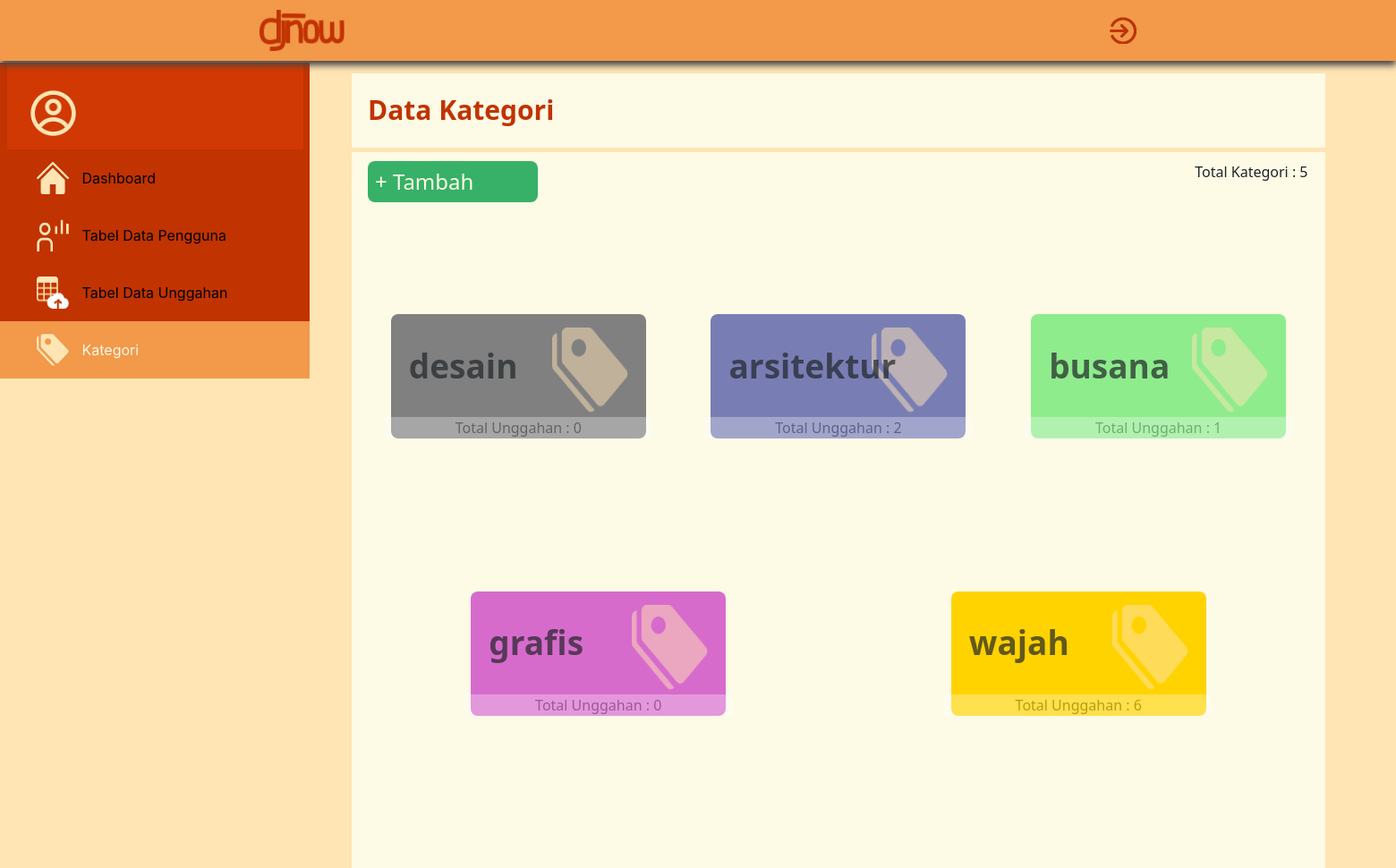
The app's page /index.php/admin/kategori with its own data.
### tables this page shows
CREATE TABLE `kategori_postingan` (
  `id` int(11) NOT NULL,
  `nama` varchar(100) NOT NULL DEFAULT 'desain',
  `warna` varchar(100) NOT NULL DEFAULT 'grey',
  `logo` varchar(150) NOT NULL
);

### application/controllers/Admin.php (called while the page is built, shortened)
<?php
class Admin extends CI_Controller
{
  public function __construct()
  {
    $this->load->library('form_validation');
  }
  public function kategori()
  {
    $data['title'] = 'Kategori';
    $data['admin'] = $this->db->get_where('user', ['username' => $this->session->userdata('username')])->row_array();
    $data['user'] = $this->db->query("SELECT * FROM user")->result_array();
    $data['postingan'] = $this->db->query("SELECT * FROM postingan")->result_array();
    $data['kategori'] = $this->db->query("SELECT * FROM kategori_postingan")->result_array();
    $this->load->view('admin/kategori', $data);
  }
}

### index.php (called while the page is built, shortened)
<?php
require_once BASEPATH.'core/CodeIgniter.php';

### application/views/admin/kategori.php (the view, shortened to what this page needs)
<!doctype html>
<html lang="en">
    <head>
        <link href="https://maxcdn.bootstrapcdn.com/bootstrap/3.3.7/css/bootstrap.min.css" rel="stylesheet">
        <link rel="stylesheet" type="text/css" href="css/style.css">
        <link href="https://cdn.jsdelivr.net/npm/bootstrap@5.0.1/dist/css/bootstrap.min.css" rel="stylesheet">
    </head>
    <body>
        <nav class="navbar fixed-top navbar-light shadow bottom" style="border-radius: 0px; box-shadow: 0px 5px 7px 0px rgb(70, 70, 70) !important; background-color: #F2994A; height: 68px;">
          <div class="container-fluid" style="margin-left: 216px;">
            <div class="row">
              <div class="col" style="width:950px;">
                <a href="#">
                  <img src="<?= base_url('res'); ?>/logo.png" alt="DJNOW (Design Jaman Now)" width="95px" height="46px">
                </a>
              </div>
              <div class="col-4 text-end my-auto" style="width:auto; margin-right: 217px; ">
                <a href="<?= base_url('auth/logout'); ?>">
                  <img src="<?= base_url('res'); ?>/out.png" alt="DJNOW (Design Jaman Now)" width="30px" height="30px">
                </a>
              </div>
            </div>
        </nav>
        <div class="main-wrapper">
            <div class="section left col-sm-3" style=" background-color: #C13301;max-width: 346px !important;">
                <div class="half" style="margin: 0px;">
                    <div class="row">
                        <div class="col" style="max-width: 96px; background-color: #D03903;">
                          <img src="<?= base_url('res'); ?>/adminlogo.png" width="51px" height="51px" style="margin-bottom: 15px; margin-top: 31px; margin-left: 19px;">
                        </div>
                        <div class="col" style="max-width: auto !important; background-color: #D03903;">
                        </div>
                    </div>
                    <div class="row" style="margin-left: -15px !important; margin-right: -15px;">
                        <a class="col" type="button" href="<?= base_url('Admin'); ?>" style="max-width:96px; height: 64px; background-color: #C13301;">
                          <img src="<?= base_url('res'); ?>/dashboard.png" width="36px" height="36px" style="margin-top:14px; margin-left: 33px;">
                        </a>
                        <a class="col" type="button" href="<?= base_url('Admin'); ?>" style="text-decoration: none; height: 64px; background-color: #C13301;">
                          <div style="font-family: -apple-system, BlinkMacSystemFont, 'Segoe UI', Roboto, Oxygen, Ubuntu, Cantarell, 'Open Sans', 'Helvetica Neue', sans-serif; color: black; font-size: 16px; margin-left: -12px; margin-top: 20px;">
                            Dashboard
                          </div>
                        </a>
                    </div>
                    <div class="row" style="margin-left: -15px !important; margin-right: -15px;">
                        <a class="col" type="button" href="<?= base_url('Admin/tabel_pengguna'); ?>" style="max-width:96px; height: 64px; background-color: #C13301;">
                          <img src="<?= base_url('res'); ?>/pengguna.png" width="36px" height="36px" style="margin-top:14px; margin-left: 33px;">
                        </a>
                        <a class="col" type="button" href="<?= base_url('Admin/tabel_pengguna'); ?>"  style="text-decoration: none; height: 64px; background-color: #C13301;">
                          <div style=" font-family: -apple-system, BlinkMacSystemFont, 'Segoe UI', Roboto, Oxygen, Ubuntu, Cantarell, 'Open Sans', 'Helvetica Neue', sans-serif; color: black; font-size: 16px; margin-left: -12px; margin-top: 20px;">
                            Tabel Data Pengguna
                          </div>
                        </a>
                    </div>
                    <div class="row" style="margin-left: -15px !important; margin-right: -15px;">
                        <a class="col" type="button" href="<?= base_url('Admin/tabel_unggahan'); ?>"  style="max-width:96px; height: 64px; background-color: #C13301;">
                          <img src="<?= base_url('res'); ?>/unggahan.png" width="36px" height="36px" style="margin-top:14px; margin-left: 33px;">
                        </a>
                        <a class="col" type="button" href="<?= base_url('Admin/tabel_unggahan'); ?>"  style=" text-decoration: none; height: 64px; background-color: #C13301;">
                          <div style="font-family: -apple-system, BlinkMacSystemFont, 'Segoe UI', Roboto, Oxygen, Ubuntu, Cantarell, 'Open Sans', 'Helvetica Neue', sans-serif; color: black; font-size: 16px; margin-left: -12px; margin-top: 20px;">
                            Tabel Data Unggahan
                          </div>
                        </a>
                    </div>
                    <div class="row" style="margin-left: -15px !important; margin-right: -15px;">
                        <div class="col"  style="max-width:96px; height: 64px; background-color: #F2994A;">
                          <img src="<?= base_url('res'); ?>/kategori_active.png" width="36px" height="36px" style="margin-top:14px; margin-left: 33px;">
                        </div>
                        <div class="col"  style="text-decoration: none; height: 64px; background-color: #F2994A;">
                          <div style="color:#FDFAE6 !important; font-family: -apple-system, BlinkMacSystemFont, 'Segoe UI', Roboto, Oxygen, Ubuntu, Cantarell, 'Open Sans', 'Helvetica Neue', sans-serif; color: black; font-size: 16px; margin-left: -12px; margin-top: 20px;">
                            Kategori
                          </div>
                        </div>
                    </div>
                </div>
            </div>
            <div class="section1 right col-xs-9">
                <div class="datapengguna" style="margin-right: 20px; margin-top: 12px; margin-left: 32px; background-color: #FDFAE6;">
                    <div style="color: #C13301; font-weight: bold; font-size: 30px !important; margin-left: 18px; padding-top: 18px; padding-bottom:20px;">
                      Data Kategori
                    </div>
                  </div>
                <div class="row" style="height: 100vh; margin-top:5px; font-size:16px;  margin-right: 20px; margin-left: 32px; background-color: #FDFAE6;">
                    <div class="col" style="margin-left: 10px !important; margin-top: 10px;">
                      <a href="<?= base_url('Admin/tambah_kategori'); ?>">
                        <button type="button" class="btn text-start" style="width: 190px; font-weight: 500; border-radius: 8px; margin-bottom: 20px; font-size: 24px; color: #FDFAE6; background-color: #36B167;">
                            + Tambah
                        </button>
                      </a>
                    </div>
                    <div class="col text-end" style="margin-right: 12px !important; margin-top: 10px;">
                      Total Kategori : <?= count($kategori); ?>
                    </div>
                    <div class="row" style="margin-right: 0px; margin-left: 0px; margin-top: -235px; font-size: 16px;">
                    <?php $jml_kategori=count($kategori);
                    for($z=0; $z<$jml_kategori; $z++): ?>
                    <?php $postingan_kategori = $this->db->get_where('postingan', ['kategori' => $z+1])->result_array();
                    $jml_posting_kategori = count($postingan_kategori); ?>
                        <div class="container" style="width: 300px;">
                                <div class="col" style="border-radius: 8px; background-color: <?= $kategori[$z]['warna'] ?>;">
                                    <div class="row">
                                        <div class="col align-self-center position-absolute">
                                            <div class="row" style="opacity: 0.7; font-weight: 700; margin-left: 20px; font-size: 37px;">
                                                <?= $kategori[$z]['nama']; ?>
                                            </div>
                                        </div>
                                        <div class="col text-end">
                                            <img style="margin-bottom: 5px; margin-right: 20px; margin-top: 15px;" src="<?= base_url('res/kategori/Group.png'); ?>" width="85px" height="95px">
                                        </div>
                                    </div>
                                    <div class="row" style="background-color: white; opacity: 0.3;">
                                        <div class="col text-center">
                                            Total Unggahan : <?= $jml_posting_kategori; ?>
                                        </div>
                                    </div>
                                </div>
                        </div>
                        <?php endfor ; ?>
                    </div>
                </div>
    </body>
</html>

### assets/css/style.css (style rules this page uses)
::placeholder { color: #B36F57 !important; opacity: 1; }

### application/views/admin/kategori.php (style rules this page uses)
body { padding-top: 70px; background: #FFE5B4 !important; }

### records on screen
kategori_postingan: nama "desain", jml_posting_kategori "0"
kategori_postingan: nama "arsitektur", jml_posting_kategori "2"
kategori_postingan: nama "busana", jml_posting_kategori "1"
kategori_postingan: nama "grafis", jml_posting_kategori "0"
kategori_postingan: nama "wajah", jml_posting_kategori "6"

### other values on screen
count($kategori) "5"
